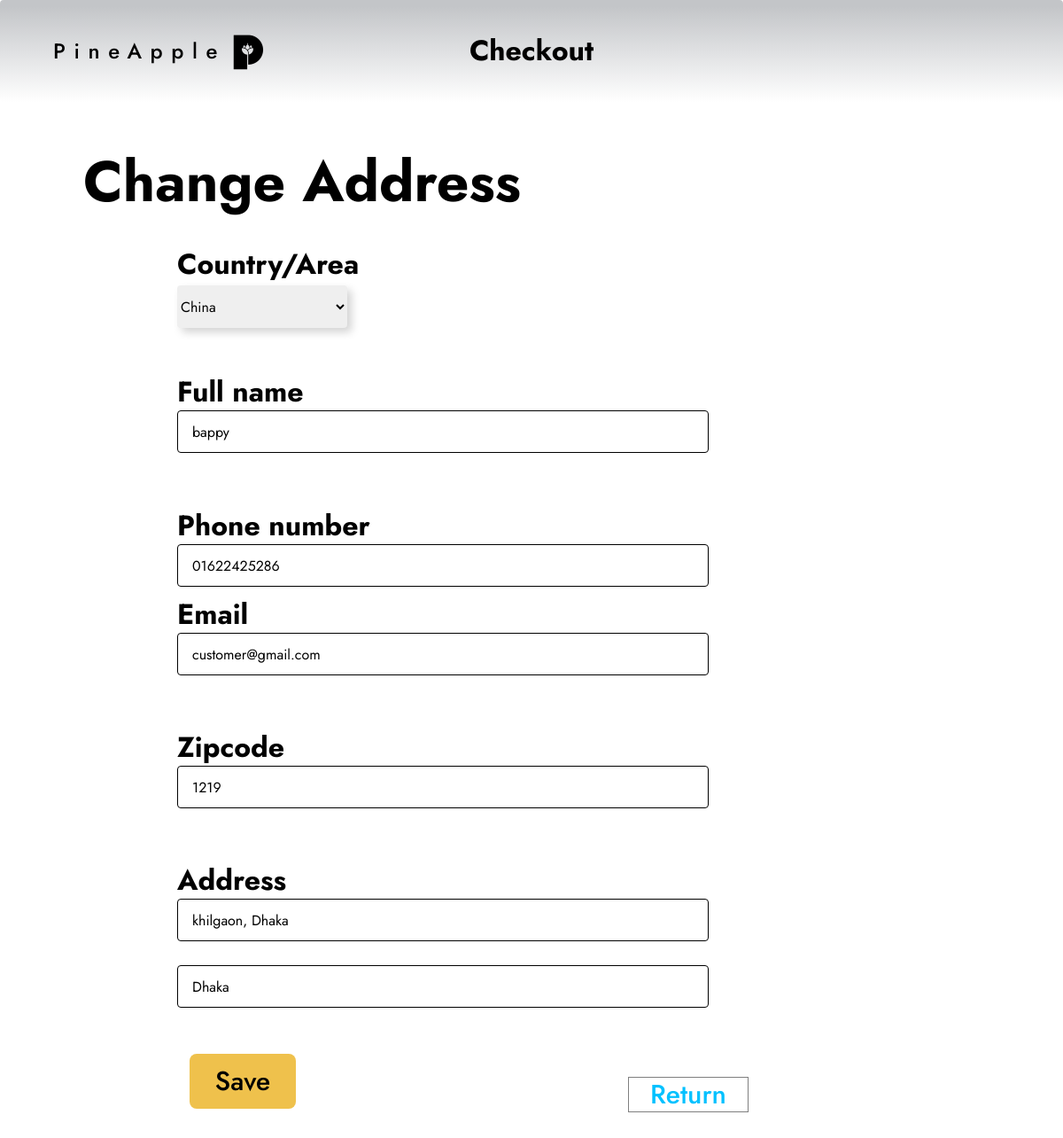
/change-address.php (signed in), run on the app's committed database.
### tables this page shows
CREATE TABLE IF NOT EXISTS `tbl_customer` (
  `id` int NOT NULL AUTO_INCREMENT,
  `name` varchar(255) NOT NULL,
  `address` text NOT NULL,
  `city` varchar(30) NOT NULL,
  `country` varchar(30) NOT NULL,
  `zip` varchar(30) NOT NULL,
  `phone` varchar(30) NOT NULL,
  `email` varchar(255) NOT NULL,
  `pass` varchar(32) NOT NULL,
  PRIMARY KEY (`id`)
);

### classess/Customer.php (called while the page is built, shortened)
<?php
$filepath = realpath(dirname(__FILE__));
include_once ($filepath.'/../lib/Database.php');
?>
<?php
class Customer{
	private $db;
	public function __construct()
	{
		$this->db = new Database();
	}
	public function getCustomerData($id){
		$query = "SELECT * FROM tbl_customer WHERE id = '$id'";
		$result = $this->db->select($query);
		return $result;
	}
}
?>

### lib/Database.php (called while the page is built, shortened)
<?php
Class Database{
 public $host   = DB_HOST;
 public $user   = DB_USER;
 public $pass   = DB_PASS;
 public $dbname = DB_NAME;
 public $link;
private function connectDB(){
 $this->link = new mysqli($this->host, $this->user, $this->pass,
  $this->dbname);
 }
public function select($query){
  $result = $this->link->query($query) or
   die($this->link->error.__LINE__);
  if($result->num_rows > 0){
    return $result;
  } else {
    return false;
  }
 }
}

### lib/Session.php (called while the page is built, shortened)
<?php
class Session{
 public static function get($key){
  if (isset($_SESSION[$key])) {
   return $_SESSION[$key];
  } else {
   return false;
  }
 }
}
?>

### change-address.php (the view, shortened to what this page needs)
<?php
include 'lib/Session.php';
include 'lib/Database.php';
$cmr = new Customer();
?>
<!DOCTYPE html>
<html lang="en">
  <head>
    <link
      rel="stylesheet"
      href="https://unpkg.com/animate.css@4.1.1/animate.css"
    />
    <link
      rel="stylesheet"
      href="https://unpkg.com/@teleporthq/teleport-custom-scripts/dist/style.css"
    />
  </head>
  <body>
    <link rel="stylesheet" href="./style.css" />
    <div>
      <link href="./change-address.css" rel="stylesheet" />
      <div class="change-address-container">
        <div class="change-address-container1">
          <div class="change-address-container2">
            <div
              class="logo-container navbar-logo-title logo-root-class-name13"
            >
              <span class="logo-logo-center Logo navbar-logo-title">
                <span>PineApple</span>
              </span>
              <img
                alt="image"
                src="public/Pineapple Icons/logo_no_bg_2-200h.png"
                class="logo-image"
              />
            </div>
            <h1>Checkout</h1>
          </div>
          <?php
    		    $id = Session::get("cmrId");
    		    $getdata = $cmr->getCustomerData($id);
    		    if ($getdata) {
    			    while ($result = $getdata->fetch_assoc()) {
    		 ?>
          <form action="" method="post">
            <div class="change-address-container3">
              <h1 class="change-address-text1">Change Address
              </h1>
              <div class="change-address-container4">
                <div class="change-address-container5">
                  <input name = "name" type="text" class="change-address-textinput input" value="<?php echo $result['name'];?>"/>
                  <h1 class="change-address-text2">Full name</h1>
                </div>
              </div>
              <div class="change-address-container6">
                <input name = "phone" type="text" class="change-address-textinput1 input" value="<?php echo $result['phone'];?>"/>
                <h1 class="change-address-text4">Phone number</h1>
              </div>
              <div class="change-address-container8">
                <input name = "email" type="text" class="change-address-textinput4 input" value="<?php echo $result['email'];?>"/>
                <h1 class="change-address-text6">Email</h1>
              </div>
              <div class="change-address-container7">
                <input name = "address" type="text" placeholder="address" class="change-address-textinput2 input" value="<?php echo $result['address'];?>"/>
                <h1 class="change-address-text5">Address</h1>
                <input name = "city" type="text" placeholder="city" class="change-address-textinput3 input" value="<?php echo $result['city'];?>"/>
              </div>
              <div class="change-address-container9">
                <input name = "zip" type="text" class="change-address-textinput4 input" value="<?php echo $result['zip'];?>"/>
                <h1 class="change-address-text6">Zipcode</h1>
              </div>
              <div class="change-address-ct1">
                  <h1 class="change-address-text3">Country/Area</h1>
                  <select name = "country" size="1" class="change-address-select">
                    <option type = "text" value="China">China</option>
                  </select>
                </div>
              <input type="submit" name="submit" value="Save" class="change-address-navlink1 navbar-link">
              <a href="payment.php" class="change-address-navlink button">
                Return
              </a>
            </div>
          </form>
          <?php }} ?>
        </div>
      </div>
    </div>
  </body>
</html>

### style.css (style rules this page uses)
:root { --dl-color-gray-500: #595959; --dl-color-gray-700: #999999; --dl-color-gray-900: #D9D9D9; --dl-color-gray-950: #e5e5e5ff; --dl-size-size-large: 144px; --dl-size-size-small: 48px; --dl-color-gray-black: #000000; --dl-color-gray-white: #FFFFFF; --dl-size-size-medium: 96px; --dl-size-size-xlarge: 192px; --dl-size-size-xsmall: 16px; --dl-space-space-unit: 16px; --dl-size-size-xxlarge: 288px; --dl-color-gray-black50: #00000080; --dl-color-gray-black60: #00000099; --dl-color-gray-black80: #000000cc; --dl-color-pallet-green: #dfe7ddff; --dl-size-size-maxwidth: 1328px; --dl-color-pallet-yellow: #efc14cff; --dl-radius-radius-round: 50%; --dl-color-pallet-warning: #c92323ff; --dl-space-space-halfunit: 8px; --dl-space-space-sixunits: 96px; --dl-space-space-twounits: 32px; --dl-radius-radius-radius2: 2px; --dl-radius-radius-radius4: 4px; --dl-radius-radius-radius8: 8px; --dl-space-space-fiveunits: 80px; --dl-space-space-fourunits: 64px; --dl-space-space-threeunits: 48px; --dl-space-space-oneandhalfunits: 24px; }
.button { color: var(--dl-color-gray-black80); cursor: pointer; display: flex; padding: 0.5rem 1rem; position: relative; box-sizing: border-box; font-style: normal; transition: 0.3s; align-items: flex-start; flex-shrink: 1; font-weight: 500; line-height: 14px; padding-top: 12px; border-color: var(--dl-color-gray-black50); border-style: solid; border-width: 1px; padding-left: 24px; border-radius: 0px; padding-right: 24px; padding-bottom: 12px; text-decoration: none; }
.input { color: var(--dl-color-gray-white); cursor: auto; outline: none; padding: 0.5rem 1rem; background-color: var(--dl-color-pallet-green); }
.navbar-link { color: rgba(0, 0, 0, 1); cursor: pointer; height: auto; font-size: 13px; text-align: left; transition: 0.3s; font-family: Jost; font-weight: 500; text-decoration: none; }
.navbar-logo-title { color: var(--dl-color-gray-black); cursor: pointer; height: auto; font-size: 24px; transition: 0.3s; font-family: Jost; font-weight: 500; line-height: 20px; margin-left: var(--dl-space-space-fourunits); margin-right: var(--dl-space-space-fourunits); letter-spacing: 0.4em; text-decoration: none; }
.Logo { font-size: 24px; font-family: "Jost"; font-weight: 500; line-height: 20; letter-spacing: 0.4; text-transform: capitalize; text-decoration: none; }

### change-address.php (style rules this page uses)
html { line-height: 1.15; }
body { margin: 0; }
* { box-sizing: border-box; border-width: 0; border-style: solid; }
p,li,ul,pre,div,h1,h2,h3,h4,h5,h6,figure,blockquote,figcaption { margin: 0; padding: 0; }
button,input,optgroup,select,textarea { font-family: inherit; font-size: 100%; line-height: 1.15; margin: 0; }
button,select { text-transform: none; }
button,[type="button"],[type="reset"],[type="submit"] { -webkit-appearance: button; }
a { color: inherit; text-decoration: inherit; }
input { padding: 2px 4px; }
img { display: block; }
html { scroll-behavior: smooth }
html { font-family: Jost; font-size: 16px; }
body { font-weight: 400; font-style:normal; text-decoration: none; text-transform: none; letter-spacing: 0.02; line-height: 1.55; color: var(--dl-color-gray-black); background-color: var(--dl-color-gray-white); }

### data on the page
tbl_customer: name "bappy", phone "01622425286", email "customer@gmail.com", address "khilgaon, Dhaka", city "Dhaka", zip "1219"
